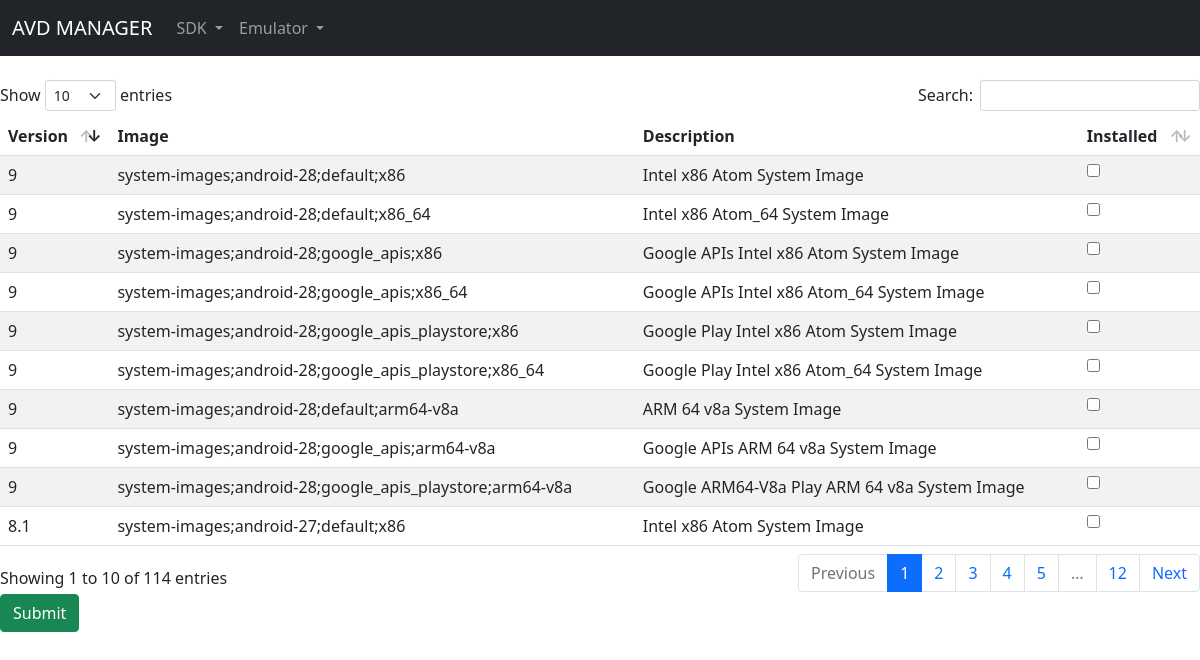
Screenshot of /installSDK with the database file from the repository.
### tables this page shows
CREATE TABLE [sdk] (
[id] INT NULL,
[version] VARCHAR NULL,
[image] VARCHAR NULL,
[description] VARCHAR NULL,
[installed] INT NULL
);

### views.py (the view, shortened to what this page needs)
@app.route('/installSDK', methods=['GET', 'POST'])
def isdk():
    message = ''
    con = sqlite3.connect('db/database.db')
    cur = con.cursor()
    version = cur.execute('SELECT version FROM sdk;').fetchall()
    image = cur.execute('SELECT image FROM sdk;').fetchall()
    description = cur.execute('SELECT description FROM sdk;').fetchall()
    installed = cur.execute('SELECT installed FROM sdk;').fetchall()
    return render_template('sdk/installSDK.html', version=version, image=image, description=description, installed=installed, message=message)

### templates/sdk/installSDK.html (shortened to what this page needs)
{% extends 'base.html' %}
{% block content %}
    <form method="POST" action="/installSDK">
        <table id="data" class="table table-striped" style="width:100%">
            <thead>
                <tr>
                    <th>Version</th>
                    <th>Image</th>
                    <th>Description</th>
                    <th>Installed</th>
                </tr>
            </thead>
            <tbody>
                {% for i in range(image|length) %}
                {% if 0 in installed[i] %}
                <tr>
                    <td>{{ version[i][0] }}</td>
                    <td>{{ image[i][0] }}</td>
                    <td>{{ description[i][0] }}</td>
                    <td><input type="checkbox" name="checkbox" value={{i}}></td>
                </tr>
                {% endif %}
                {% endfor %}
            </tbody>
        </table>
        <button type="submit" class="btn btn-success" name="submit" value="submit">Submit</button>
    </form>
{% endblock %}

### templates/base.html (shortened to what this page needs)
<!DOCTYPE html>
<html lang="fr-FR">
  <head>
    <link rel="stylesheet" href="static/plugins/bootstrap/bootstrap-icons.css">
    <link rel="stylesheet" href="static/plugins/bootstrap/bootstrap.min.css">
    <link rel="stylesheet" href="static/plugins/dataTables/dataTables.bootstrap5.css">
  </head>
  <body>
      {% block content %}{% endblock %}
  </body>
</html>

### templates/navbar.html (shortened to what this page needs)
<nav class="navbar navbar-expand-lg navbar-dark bg-dark">
    <div class="container-fluid">
        <a class="navbar-brand text-white" href="{{ url_for('index')}}">AVD MANAGER</a>
        <div class="collapse navbar-collapse" id="navbarNavDropdown">
            <ul class="navbar-nav">
            <li class="nav-item dropdown">
                <a class="nav-link dropdown-toggle" href="#" id="navbarDropdownMenuLink" role="button" data-bs-toggle="dropdown" aria-expanded="false">
                SDK
                </a>
            </li>
            <li class="nav-item dropdown">
                <a class="nav-link dropdown-toggle" href="#" id="navbarDropdownMenuLink2" role="button" data-bs-toggle="dropdown" aria-expanded="false">
                Emulator
                </a>
            </li>
            </ul>
        </div>
    </div>
</nav>

### rows the page displays
sdk: version "8.1", image "system-images;android-27;default;x86", description "Intel x86 Atom System Image"
sdk: version "9", image "system-images;android-28;default;x86", description "Intel x86 Atom System Image"
sdk: version "9", image "system-images;android-28;default;x86_64", description "Intel x86 Atom_64 System Image"
sdk: version "9", image "system-images;android-28;google_apis;x86", description "Google APIs Intel x86 Atom System Image"
sdk: version "9", image "system-images;android-28;google_apis;x86_64", description "Google APIs Intel x86 Atom_64 System Image"
sdk: version "9", image "system-images;android-28;google_apis_playstore;x86", description "Google Play Intel x86 Atom System Image"
sdk: version "9", image "system-images;android-28;google_apis_playstore;x86_64", description "Google Play Intel x86 Atom_64 System Image"
sdk: version "9", image "system-images;android-28;default;arm64-v8a", description "ARM 64 v8a System Image"
sdk: version "9", image "system-images;android-28;google_apis;arm64-v8a", description "Google APIs ARM 64 v8a System Image"
sdk: version "9", image "system-images;android-28;google_apis_playstore;arm64-v8a", description "Google ARM64-V8a Play ARM 64 v8a System Image"
